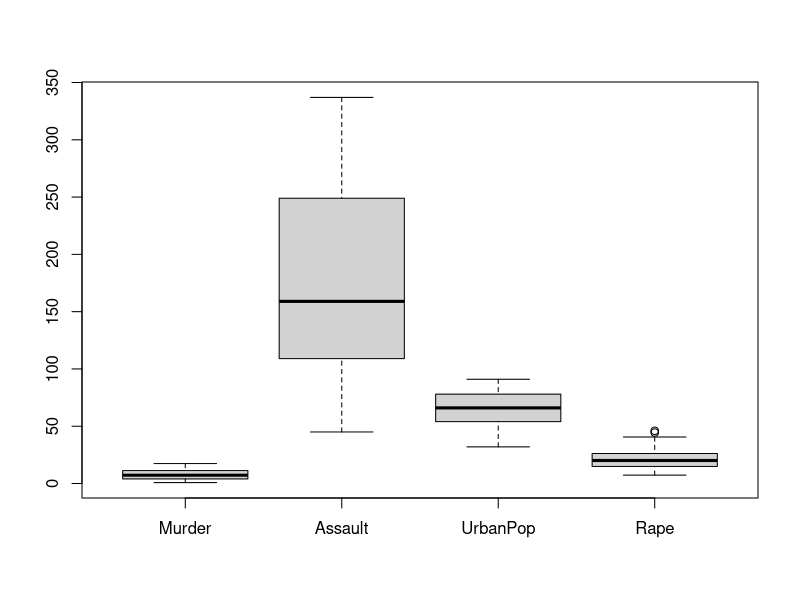
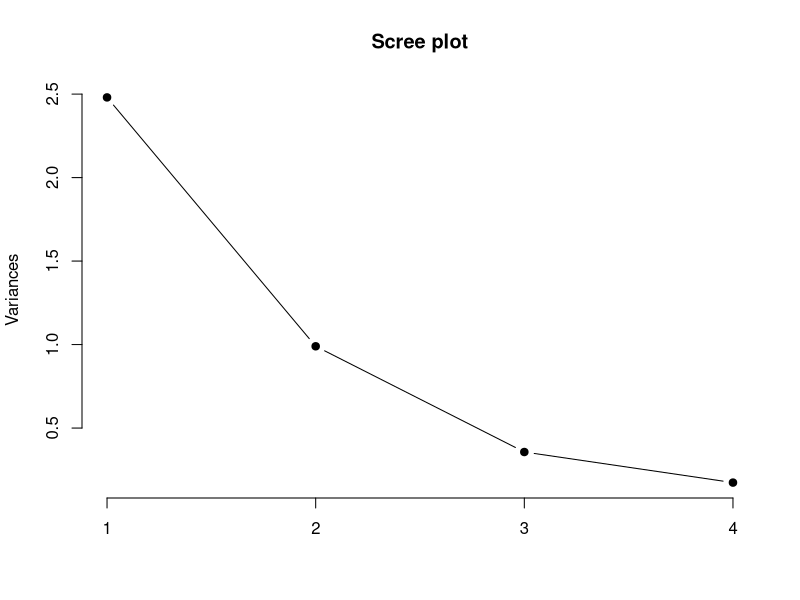
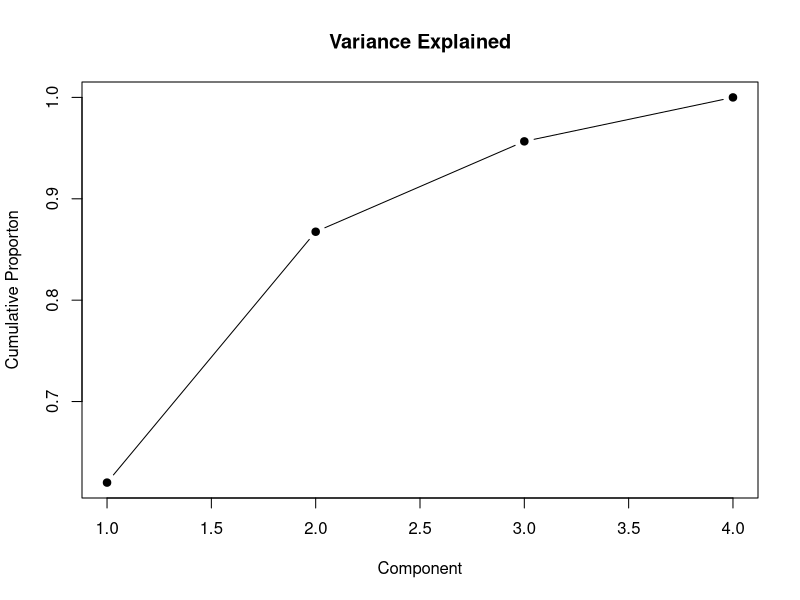
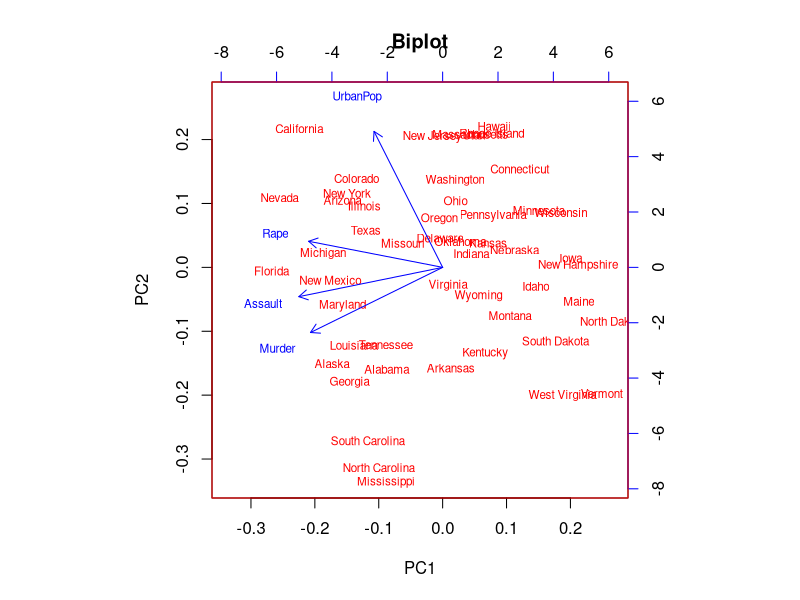

Recreate these plots in R, in order.
####################################################
### 주성분 분석(principal component analysis)
####################################################
# 1. 자료 가져오기
data("USArrests")
head(USArrests)
summary(USArrests)
boxplot(USArrests)

# 2. 주성분 분석 실행
# Principal component analysis using prcomp (using SVD)
usarr_pca =  prcomp(USArrests, scale=TRUE)
names(usarr_pca)
usarr_pca

# 3. 주성분 분석 결과
summary(usarr_pca)
eig_val = usarr_pca$sdev^2
round(eig_val, 3)

# 5. 스크리그림과 누적분산
# 스크리그림
screeplot(usarr_pca, type="lines", pch=19, main="Scree plot")
# 누적분산 그림 그리기
usarr_var = usarr_pca$sdev^2
usarr_var_ratio = usarr_var/sum(usarr_var)
round(usarr_var_ratio, 3)
plot(cumsum(usarr_var_ratio), type='b', pch=19, xlab='Component', 
     ylab='Cumulative Proporton')
title('Variance Explained')

# 6. 주성분 계수
round(usarr_pca$rotation[, c(1:2)], 3)

# 7. 주성분 점수 및 행렬도(biplot)
usarr_pca$scores[c(1:7), c(1:2)]
biplot(usarr_pca, cex=0.7, col=c("Red", "Blue"))
title("Biplot")
